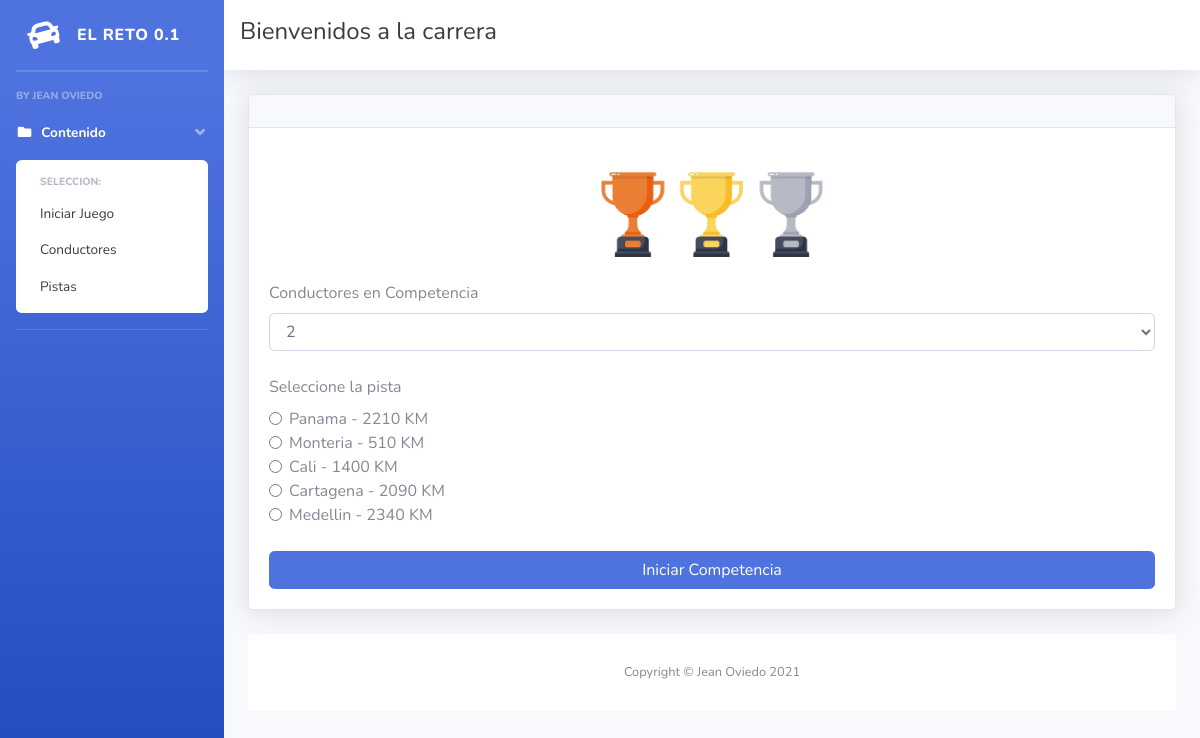
The page / on the database its author committed.
### tables this page shows
CREATE TABLE `pista` (
  `id` tinyint(3) NOT NULL,
  `nombre` varchar(30) NOT NULL,
  `distancia` smallint(5) NOT NULL
);

### Controllers/funciones.php (called while the page is built, shortened)
<?php
function listarpistas($mysqli){
	$sql="SELECT * FROM pista  ";
	$resultado=$mysqli->query($sql);
	return $resultado;
}
?>

### index.php (the view, shortened to what this page needs)
	<?php
include 'views/header.php';
require ('Controllers/funciones.php');
require ('Controllers/conexion.php');
$resultados=listarpistas($mysqli);
	echo "<link rel='shortcut icon' href='$direccion'>"?>
 <div class="container-fluid">
 <div class="card shadow mb-4">
    <div class="card-header py-3">
    </div>
    <div class="card-body">
								<form  method="post" action="Controllers/pista.php"  >
		<br>
			<center><img src="Assets/img/trofeos.png" width="25%">  </center>
			<br>
				<label for="exampleFormControlSelect1">Conductores en Competencia</label>
				<select class="form-control" id="cantcorre" name="cantcorre">
					<option value="2">2</option>
				</select>
			<br>
				<label for="exampleFormControlSelect1">Seleccione la pista</label><br>
				<?php while($pista= $resultados->fetch_array(MYSQLI_ASSOC)) {
            if ($pista['id']!=0) {
             ?>
					<div class="form-check">
				<input required class="form-check-input" type="radio" id="pista" name="pista" value="<?php echo $pista['id'] ?>">
					<label class="form-check-label"><?php echo $pista['nombre'] ?> - <?php echo $pista['distancia'] ?> KM
  </label></div><?php  }} ?>
			<br>
				<button type="submit" class="btn btn-primary btn-user btn-block">Iniciar  Competencia</button>
	</form>
                                </div>
                            </div>
	<?php
	include 'views/footer.php'; ?>

### Views/header.php (shortened to what this page needs)
<!DOCTYPE html>
<html lang="es">
<head>
	<?php
	$URL= "http://localhost/RetoJean/";
?>
    <link href="<?php echo '' . $URL ;?>vendor/fontawesome-free/css/all.min.css" rel="stylesheet" type="text/css">
    <link href="<?php echo '' . $URL;?>css/sb-admin-2.min.css" rel="stylesheet">
    <link rel="stylesheet"  type="text/css" href="<?php echo '' . $URL;?>vendor/datatables/dataTables.bootstrap4.min.css">
</head>
<body id="page-top">
    <div id="wrapper">
        <ul class="navbar-nav bg-gradient-primary sidebar sidebar-dark accordion" id="accordionSidebar">
            <a class="sidebar-brand d-flex align-items-center justify-content-center" href="index.html">
                <div class="sidebar-brand-icon rotate-n-15">
                    <i class="fa fa-car"></i>
                </div>
                <div class="sidebar-brand-text mx-3">El Reto 0.1</div>
            </a>
            <hr class="sidebar-divider my-0">
            <hr class="sidebar-divider">
            <div class="sidebar-heading">
                By Jean Oviedo
            </div>
            <li class="nav-item active">
                <a class="nav-link" href="#" data-toggle="collapse" data-target="#collapsePages" aria-expanded="true"
                    aria-controls="collapsePages">
                    <i class="fas fa-fw fa-folder"></i>
                    <span>Contenido</span>
                </a>
                <div id="collapsePages" class="collapse show" aria-labelledby="headingPages"
                    data-parent="#accordionSidebar">
                    <div class="bg-white py-2 collapse-inner rounded">
                        <h6 class="collapse-header">Seleccion:</h6>
                        <a class="collapse-item" href="<?php echo '' . $URL ;?>index.php">Iniciar Juego</a>
                        <a class="collapse-item" href="<?php echo '' . $URL ;?>Views/pages/conductores.php">Conductores</a>
                        <a class="collapse-item" href="<?php echo '' . $URL ;?>Views/pages/carreteras.php">Pistas</a>
                </div>
            </li>
            <hr class="sidebar-divider d-none d-md-block">
        </ul>
        <div id="content-wrapper" class="d-flex flex-column">
            <div id="content">
                <nav class="navbar navbar-expand navbar-light bg-white topbar mb-4 static-top shadow">
					<h1 class="h4 text-gray-900 mb-2">Bienvenidos a la carrera</h1>
                </nav>
	<link rel="stylesheet" type="text/css" href="<?php echo '' . $URL ;?>css/sb-admin-2.min.css">

### Views/footer.php (shortened to what this page needs)
            <footer class="sticky-footer bg-white">
                <div class="container my-auto">
                    <div class="copyright text-center my-auto">
                        <span>Copyright &copy; Jean Oviedo 2021</span>
                    </div>
                </div>
            </footer>
        </div>
    </div>
</body>
</html>

### rows shown on the page
pista: nombre "Panama", distancia "2210"
pista: nombre "Monteria", distancia "510"
pista: nombre "Cali", distancia "1400"
pista: nombre "Cartagena", distancia "2090"
pista: nombre "Medellin", distancia "2340"
